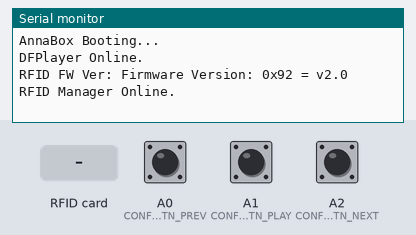
Bench run of a program on a simulated Arduino Nano, built with avr-gcc and run on an emulated ATmega328P. Shown: the last lines printed to the serial monitor. The test bench sets the inputs (shaded band); at power-on: A0 (CONF_PIN_BTN_PREV) HIGH, A1 (CONF_PIN_BTN_PLAY) HIGH, A2 (CONF_PIN_BTN_NEXT) HIGH. The audio player accepts every command and is not drawn.

Above: at 3.2 s.
3.3 s: A0 (CONF_PIN_BTN_PREV) pulled LOW for 0.15 s
At 4.0 s:
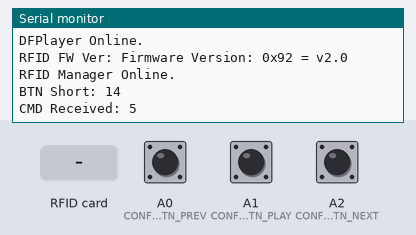
4.9 s: A1 (CONF_PIN_BTN_PLAY) pulled LOW for 0.15 s
At 6.8 s:
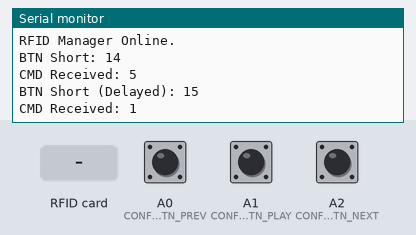
7.1 s: A2 (CONF_PIN_BTN_NEXT) pulled LOW for 1 s
At 8.4 s:
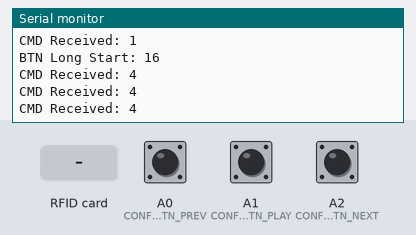
9.6 s: RFID card 5E 7A 19 C4 held to the reader
At 10.6 s:
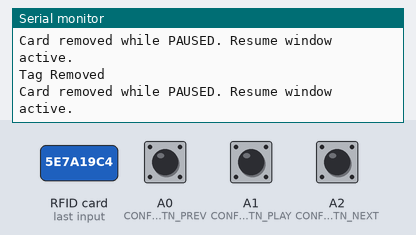
11.1 s: A1 (CONF_PIN_BTN_PLAY) pulled LOW for 1 s
At 12.4 s:
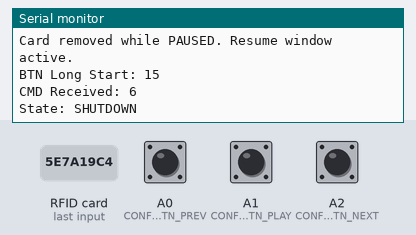
13.6 s: A0 (CONF_PIN_BTN_PREV) pulled LOW for 1 s
At 15.6 s:
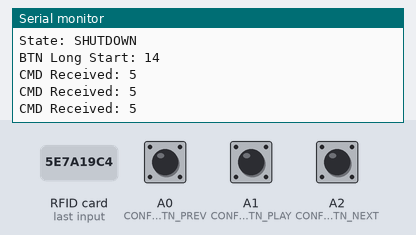
Timing chart, 0 to 17.1 s (numbered marks = the images above; inputs shaded):
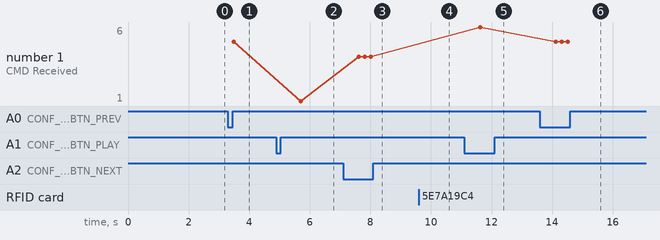

The program:

main.cpp
```cpp
#include <Arduino.h>
#include "Config.h"
#include "HAL/InputManager.h"
#include "HAL/AudioManager.h"
#include "HAL/RfidManager.h"
#include "HAL/LedManager.h"
#include "Logic/PersistenceManager.h"
#include "Logic/SystemController.h"

// 1. Instantiate Hardware Modules
InputManager inputManager;
AudioManager audioManager;
RfidManager rfidManager;
LedManager ledManager;

// 2. Instantiate Logic Modules
PersistenceManager persistenceManager;

// 3. Instantiate System Controller (Dependency Injection)
SystemController systemController(inputManager, audioManager, rfidManager, ledManager, persistenceManager);


void setup() {
    Serial.begin(115200);
    Serial.println(F("AnnaBox Booting..."));

    // Initialize Power Control Pin
    pinMode(CONF_PIN_POWER_OFF, OUTPUT);
    digitalWrite(CONF_PIN_POWER_OFF, LOW); // Ensure we don't kill power immediately

    // Initialize Subsystems
    inputManager.begin();
    audioManager.begin(CONF_PIN_AUDIO_RX, CONF_PIN_AUDIO_TX);
    rfidManager.begin(CONF_PIN_RFID_SS, CONF_PIN_RFID_RST);
    ledManager.begin(CONF_PIN_LEDS, CONF_LED_COUNT);
    persistenceManager.begin();

    // Initialize Controller
    systemController.begin();
}

void loop() {
    // Delegate control to the System Controller
    systemController.update();
}
```

PersistenceManager.cpp
```cpp
#include "PersistenceManager.h"

void PersistenceManager::begin() {}
void PersistenceManager::savePlaybackState(const PlaybackState& state) {}
PlaybackState PersistenceManager::loadPlaybackState() { return {0,0,0,false}; }
```

PersistenceManager.h
```cpp
#pragma once
#include <stdint.h>

struct PlaybackState {
    uint8_t folder;
    uint8_t track;
    uint8_t volume;
    bool isValid;
};

class PersistenceManager {
public:
    void begin();

    // Save current position (call when pausing or periodically)
    void savePlaybackState(const PlaybackState& state);

    // Retrieve last known position on boot
    PlaybackState loadPlaybackState();
};
```

SystemController.cpp
```cpp
#include "SystemController.h"
#include "../Config.h"
#include "../CardConfig.h"

// Timeout configuration
static constexpr uint32_t IDLE_TIMEOUT_MS = CONF_TIMEOUT_IDLE;
static constexpr uint32_t PAUSE_TIMEOUT_MS = CONF_TIMEOUT_PAUSE;
static constexpr uint32_t RESUME_WINDOW_MS = CONF_TIMEOUT_RESUME_WINDOW;

// State variables for RFID logic (Static to persist without modifying header)
static uint32_t s_lastUid = 0;
static uint32_t s_lastCardRemoveTime = 0;

SystemController::SystemController(InputManager& input, AudioManager& audio, RfidManager& rfid, LedManager& leds, PersistenceManager& persist)
    : _input(input), _audio(audio), _rfid(rfid), _leds(leds), _persist(persist),
      _currentState(SystemState::IDLE), _lastActivityTime(0),
      _currentFolder(1), _currentTrack(1), _currentFolderTrackCount(0) {
}

void SystemController::begin() {
    // Load last state if needed, or just start fresh
    _lastActivityTime = millis();
    changeState(SystemState::IDLE);
}

void SystemController::update() {
    // 1. Update Input & Process Immediately (Low Latency)
    _input.update();

    UserCommand cmd = _input.popCommand();
    if (cmd != UserCommand::NONE) {
        processInput(cmd);
        _lastActivityTime = millis(); // Reset idle timer on interaction
    }

    // 2. Update RFID (Potentially Blocking)
    _rfid.update();
    if (_rfid.isTagChanged()) {
        processRfidChange();
    }

    // 3. Update Audio & LEDs
    _audio.update();
    _leds.update();

    // 4. Run State Logic
    switch (_currentState) {
        case SystemState::IDLE:        handleStateIdle(); break;
        case SystemState::PLAYING:     handleStatePlaying(); break;
        case SystemState::PAUSED:      handleStatePaused(); break;
        case SystemState::SLEEP_TIMER: handleStatePlaying(); break; // Re-use playing logic
        case SystemState::SHUTDOWN:    handleStateShutdown(); break;
    }
}

void SystemController::changeState(SystemState newState) {
    if (_currentState == newState) return;

    // --- EXIT LOGIC (Clean up previous state) ---
    switch (_currentState) {
        case SystemState::PLAYING:
        case SystemState::SLEEP_TIMER:
            // When leaving playing, we might want to save position
            // But we do that specifically in Pause/Shutdown logic usually
            break;
        default: break;
    }

    _currentState = newState;
    _lastActivityTime = millis(); // Reset timers on state change

    // --- ENTRY LOGIC (Setup new state) ---
    switch (_currentState) {
        case SystemState::IDLE:
            Serial.println(F("State: IDLE"));
            _leds.setState(LedState::IDLE_BREATHE);
            break;
        case SystemState::PLAYING:
            Serial.println(F("State: PLAYING"));
            _leds.setState(LedState::PLAYING);
            break;
        case SystemState::PAUSED:
            Serial.println(F("State: PAUSED"));
            _leds.setState(LedState::PAUSED);
            _audio.pause();
            // Save position immediately upon pausing
            // _persist.savePlaybackState(...);
            break;
        case SystemState::SHUTDOWN:
            Serial.println(F("State: SHUTDOWN"));
            _leds.setState(LedState::SHUTDOWN);
            _audio.stop();
            // _persist.savePlaybackState(...);
            break;
        default: break;
    }
}

// --- FSM Handlers ---

void SystemController::handleStateIdle() {
    // If idle for too long, shutdown
    if (millis() - _lastActivityTime > IDLE_TIMEOUT_MS) {
        changeState(SystemState::SHUTDOWN);
    }
}

void SystemController::handleStatePlaying() {
    // Main playback logic is handled by Audio/RFID modules.
    // Here we check if audio finished naturally to advance to the next track.
    if (_audio.hasTrackFinished()) {
        Serial.println(F("Track finished, advancing..."));

        // Advance to the next track
        if (_currentFolderTrackCount > 0) {
            _currentTrack++;
            if (_currentTrack > _currentFolderTrackCount) {
                _currentTrack = 1; // Loop back to the start
            }
        } else {
            // If we don't know the track count, just increment.
            // The DFPlayer will fail to play if it's out of range,
            // which will be reported as an error in the AudioManager.
            _currentTrack++;
        }

        Serial.print(F("Playing next track: ")); Serial.println(_currentTrack);
        _audio.play(_currentFolder, _currentTrack);
    }
}

void SystemController::handleStatePaused() {
    // Check if card is missing
    if (!_rfid.getCurrentTag().valid) {
        // Card is gone. Check Resume Window.
        if (millis() - s_lastCardRemoveTime > RESUME_WINDOW_MS) {
             // Window expired. Reset session to IDLE.
             changeState(SystemState::IDLE);
        }
    } else {
        // Card is present (User paused). Long timeout.
        if (millis() - _lastActivityTime > PAUSE_TIMEOUT_MS) {
            changeState(SystemState::SHUTDOWN);
        }
    }
}

void SystemController::handleStateShutdown() {
    // Signal main loop or hardware to cut power
    // In this architecture, we might send the POWER_REQ command back to main
    // or handle the pin directly if we had access.
    // Since InputManager handles the button, we rely on main.cpp to read the state
    // or we trigger the shutdown pin here if we inject the pin number.

    // For now, we just stay here until power is cut.
    digitalWrite(CONF_PIN_POWER_OFF, HIGH);
}

// --- Event Processors ---

void SystemController::processRfidChange() {
    RfidTag tag = _rfid.getCurrentTag();

    if (tag.valid) {
        // New Tag Inserted
        Serial.print(F("Tag Found: ")); Serial.println(tag.uid, HEX);

        // Check if user is holding PLAY button to force a playlist restart
        bool playlistRestartRequested = _input.isButtonPressed(CONF_PIN_BTN_PLAY);

        // Resume condition: Same card, within time window, AND no restart requested.
        if (!playlistRestartRequested && tag.uid == s_lastUid && (millis() - s_lastCardRemoveTime < RESUME_WINDOW_MS)) {
             Serial.println(F("Resuming session..."));
             _audio.resume();
        } else {
             if (playlistRestartRequested) {
                 Serial.println(F("Playlist restart requested by user..."));
             }
             Serial.println(F("Starting new session..."));

             uint8_t folder = 1; // Default
             bool found = false;

             // Check explicit mappings
             for (uint8_t i = 0; i < s_numKnownCards; i++) {
                 if (s_knownCards[i].uid == tag.uid) {
                     folder = s_knownCards[i].folder;
                     found = true;
                     Serial.print(F("Mapping found -> Folder ")); Serial.println(folder);
                     break;
                 }
             }

             if (!found) {
                 // Fallback: Modulo 10 + 1 maps any UID to folders 01-10
                 folder = (tag.uid % 10) + 1;
                 Serial.println(F("Unknown Card - Using fallback mapping"));
             }

             Serial.print(F("Playing Folder: ")); Serial.println(folder);
             _currentFolder = folder;
             _currentTrack = 1;

             // Query track count for cyclic navigation
             _currentFolderTrackCount = _audio.getTrackCount(_currentFolder);

             _audio.play(_currentFolder, _currentTrack);
             s_lastUid = tag.uid;
        }
        changeState(SystemState::PLAYING);
    } else {
        // Tag Removed
        Serial.println(F("Tag Removed"));
        s_lastCardRemoveTime = millis();

        if (_currentState == SystemState::PLAYING || _currentState == SystemState::SLEEP_TIMER) {
            changeState(SystemState::PAUSED);
        } else if (_currentState == SystemState::PAUSED) {
            // Already paused, but now the card is physically gone.
            // The handleStatePaused() loop will now monitor the RESUME_WINDOW_MS.
            Serial.println(F("Card removed while PAUSED. Resume window active."));
        }
    }
}

void SystemController::processInput(UserCommand cmd) {
    Serial.print(F("CMD Received: ")); Serial.println((int)cmd);
    switch (cmd) {
        case UserCommand::PLAY_PAUSE:
            if (_currentState == SystemState::PLAYING) {
                changeState(SystemState::PAUSED);
            } else if (_currentState == SystemState::PAUSED || _currentState == SystemState::IDLE) {
                // Only resume if we have a valid tag context, otherwise ignore or play default
                if (_rfid.getCurrentTag().valid) {
                    _audio.resume();
                    changeState(SystemState::PLAYING);
                }
            }
            break;

        case UserCommand::VOL_UP: {
            uint8_t currentVol = _audio.getVolume();
            if (currentVol < CONF_AUDIO_VOL_MAX) {
                uint8_t newVol = currentVol + CONF_AUDIO_VOL_STEP;
                _audio.setVolume(newVol > CONF_AUDIO_VOL_MAX ? CONF_AUDIO_VOL_MAX : newVol);
            }
            _leds.showVolume(_audio.getVolume(), CONF_AUDIO_VOL_MAX);
            break;
        }

        case UserCommand::VOL_DOWN: {
            uint8_t currentVol = _audio.getVolume();
            if (currentVol > 0) {
                uint8_t newVol = (currentVol >= CONF_AUDIO_VOL_STEP) ? (currentVol - CONF_AUDIO_VOL_STEP) : 0;
                _audio.setVolume(newVol);
            }
            _leds.showVolume(_audio.getVolume(), CONF_AUDIO_VOL_MAX);
            break;
        }

        case UserCommand::POWER_REQ:
            changeState(SystemState::SHUTDOWN);
            break;

        case UserCommand::NEXT:
            if (_currentFolderTrackCount > 0) {
                _currentTrack++;
                if (_currentTrack > _currentFolderTrackCount) _currentTrack = 1;
            } else {
                _currentTrack++;
            }
            _audio.play(_currentFolder, _currentTrack);
            break;

        case UserCommand::PREV:
            if (_currentFolderTrackCount > 0) {
                if (_currentTrack > 1) {
                    _currentTrack--;
                } else {
                    _currentTrack = _currentFolderTrackCount;
                }
            } else {
                if (_currentTrack > 1) _currentTrack--;
            }
            _audio.play(_currentFolder, _currentTrack);
            break;

        default: break;
    }
}
```

SystemController.h
```cpp
#pragma once

#include "../HAL/InputManager.h"
#include "../HAL/AudioManager.h"
#include "../HAL/RfidManager.h"
#include "../HAL/LedManager.h"
#include "PersistenceManager.h"

enum class SystemState {
    IDLE,           // Low power, waiting for input
    PLAYING,        // Active playback
    PAUSED,         // Paused, waiting for resume or timeout
    SLEEP_TIMER,    // Active playback with countdown
    SHUTDOWN        // Prepare for power cut
};

class SystemController {
public:
    // Dependency Injection: Controller doesn't own hardware, it orchestrates it.
    SystemController(InputManager& input, AudioManager& audio, RfidManager& rfid, LedManager& leds, PersistenceManager& persist);

    void begin();

    // Main Logic Loop
    void update();

private:
    // References to subsystems
    InputManager& _input;
    AudioManager& _audio;
    RfidManager& _rfid;
    LedManager& _leds;
    PersistenceManager& _persist;

    SystemState _currentState;
    uint32_t _lastActivityTime;
    uint8_t _currentFolder;
    uint8_t _currentTrack;
    int _currentFolderTrackCount;

    // FSM Handlers
    void handleStateIdle();
    void handleStatePlaying();
    void handleStatePaused();
    void handleStateShutdown();

    // Centralized State Transition Logic (Entry/Exit actions)
    void changeState(SystemState newState);

    // Event Processors
    void processInput(UserCommand cmd);
    void processRfidChange();
};
```

CardConfig.h
```cpp
#pragma once
#include <stdint.h>

// --- Card Mapping Configuration ---
// This file contains the mapping of RFID card UIDs to specific folder numbers.
// To add a new card:
// 1. Place the card on the reader and note the UID from the Serial Monitor.
// 2. Add a new line to the s_knownCards array below, e.g., {0xYOURUID, FOLDER_NUMBER}.

struct CardMapping {
    uint32_t uid;
    uint8_t folder;
};

static const CardMapping s_knownCards[] = {
    {0x03F44306, 1}, // Test Card 1 -> Folder 01
    {0x4652F705, 2}, // Test Card 2 -> Folder 02
    {0x71D18EF5, 3}, // small orange prototype
    {0x41CA8DF5, 6}, // Baer
    {0x615C8EF5, 4}, // Mond und Sterne
    {0x41658DF5, 8}, // Pinguin
    {0x41C68DF5, 7}, // Wasserhahn
    {0x51618DF5, 9}, // Sonne
    {0x1C48CF5, 5}  // noch unbelegt
};

// Automatically calculate the number of cards in the array.
static const uint8_t s_numKnownCards = sizeof(s_knownCards) / sizeof(s_knownCards[0]);
```

Config.h
```cpp
#pragma once
#include <Arduino.h>

// --- Hardware Pins ---
#define CONF_PIN_POWER_OFF   7
#define CONF_PIN_AUDIO_RX    2
#define CONF_PIN_AUDIO_TX    3
#define CONF_PIN_RFID_SS     10
#define CONF_PIN_RFID_RST    9
#define CONF_PIN_LEDS        4

#define CONF_PIN_BTN_PREV    A0
#define CONF_PIN_BTN_PLAY    A1
#define CONF_PIN_BTN_NEXT    A2

// --- Audio Settings ---
#define CONF_AUDIO_VOL_DEFAULT 8
#define CONF_AUDIO_VOL_MAX     20
#define CONF_AUDIO_VOL_STEP    2     // How much to change volume per button press

// --- LED Settings ---
#define CONF_ENABLE_LEDS     0     // Set to 0 to disable LED logic for testing
#define CONF_LED_COUNT       24
#define CONF_LED_BRIGHTNESS  35    // Global hardware brightness scaler (0-255)

// --- LED Animation Settings ---
#define CONF_LED_BREATHE_SPEED 5   // Higher = Slower
#define CONF_LED_SNAKE_SPEED   6  // Higher = Slower
#define CONF_LED_COLOR_SPEED   6  // 0 = Fixed, Higher = Slower
#define CONF_LED_BREATHE_MIN_BRIGHTNESS 25 // Animation wave floor (0-255). Scaled by Global Brightness.

// --- System Timeouts (ms) ---
#define CONF_TIMEOUT_IDLE          60000   // 1 minute
#define CONF_TIMEOUT_PAUSE         300000  // 5 minutes
#define CONF_TIMEOUT_RESUME_WINDOW 10000   // 10 seconds

// --- Input Settings ---
#define CONF_BTN_DEBOUNCE_MS    20
#define CONF_BTN_LONG_PRESS_MS  500
#define CONF_BTN_DOUBLE_CLICK_MS 600
#define CONF_BTN_REPEAT_MS      200

#define CONF_RFID_CHECK_INTERVAL_MS 100 // How often to poll the RFID hardware
#define CONF_RFID_MISSING_THRESHOLD 5   // How many failed checks before a tag is considered "removed". (5 * 100ms = 500ms)


// --- Button Layouts ---
#define LAYOUT_STANDARD      0
#define LAYOUT_SIMPLE_VOLUME 1

#define CONF_BUTTON_LAYOUT   LAYOUT_SIMPLE_VOLUME
```

LedManager.h
```cpp
#pragma once
#include <Arduino.h>
#include <stdint.h>
#include <Adafruit_NeoPixel.h>

enum class LedState {
    OFF,
    BOOT,
    IDLE_BREATHE,
    PLAYING,
    PAUSED,
    SHUTDOWN
};

class LedManager {
public:
    LedManager();

    // Initialize the LED strip
    void begin(uint8_t pin, uint8_t numLeds);

    // Update animations (call in loop)
    void update();

    // Set the visual state
    void setState(LedState state);

    // Temporary overlay for volume feedback
    void showVolume(uint8_t currentVol, uint8_t maxVol);

private:
    LedState _currentState;
    Adafruit_NeoPixel _strip;

    uint32_t _lastUpdate;
    uint16_t _animStep;

    bool _isVolumeOverlay;
    uint32_t _volumeStart;

    uint32_t Wheel(byte WheelPos);
};
```

RfidManager.h
```cpp
#pragma once

#include <Arduino.h>
#include <SPI.h>
#include <MFRC522.h>

struct RfidTag {
    uint32_t uid;
    bool valid;
};

class RfidManager {
public:
    RfidManager();

    void begin(uint8_t ssPin, uint8_t rstPin);
    void update();

    RfidTag getCurrentTag();
    bool isTagChanged();

private:
    MFRC522* _mfrc522;
    uint8_t _ssPin;
    uint8_t _rstPin;

    RfidTag _lastStableTag;
    bool _tagChanged;

    // State tracking for debouncing removal
    uint32_t _lastCheckTime;
    uint8_t _missingCount;

    bool checkHardware();
};
```

Source omitted: AudioManager.cpp (3888 bytes), AudioManager.h (2512 bytes), InputManager.cpp (6730 bytes), InputManager.h (2968 bytes), LedManager.cpp (7885 bytes), RfidManager.cpp (2962 bytes)

Measured:
- after the input at 3.3 s, the serial monitor: prints a new line after 0.19 s (image 1)
- after the input at 4.9 s, the serial monitor: prints a new line after 0.79 s (image 2)
- after the input at 7.1 s, the serial monitor: prints a new line after 0.52 s (image 3)
- after the input at 9.6 s, the serial monitor: prints a new line at once (image 4)
- after the input at 11.1 s, the serial monitor: prints a new line after 0.52 s (image 5)
- after the input at 13.6 s, the serial monitor: prints a new line after 0.52 s (image 6)
- plotted number 1: 5 → 1 after the input at 4.9 s, 1 → 4 after the input at 7.1 s, 4 → 6 after the input at 11.1 s, 6 → 5 after the input at 13.6 s
